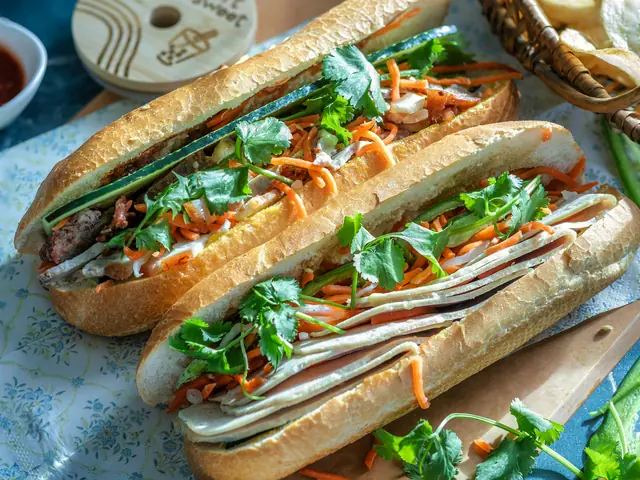
#> input picture site/img/food/banhmi.webp, 640 x 480 px, given in place of c2099e6a-image.jpg, which was not available
$ python make_gift_photos.py ../site/img/food
#> lines starting #> are read from the running program, lines starting #| are printed output that depends on the picture
#!/usr/bin/env python3
"""기념품 사진 만들기: 원본 사진을 16:9로 잘라 800x450 WebP로 저장합니다.

    python3 tools/make_gift_photos.py <원본 폴더>

PHOTOS 표의 (파일 이름, 기념품 id, 가로 초점, 세로 초점)을 바꾸면 자르는 위치가 바뀝니다.
초점은 0~1 사이 값이에요 (0.5 = 가운데). 새 사진을 넣으면 page.html의 GIFT_PHOTOS에도 id를 추가하세요.
"""
import pathlib
import sys

from PIL import Image, ImageOps

OUT = pathlib.Path(__file__).resolve().parent.parent / "site" / "img" / "gift"
W, H = 800, 450

PHOTOS = [
    ("c2099e6a-image.jpg", "coffee", 0.50, 0.40),
    ("f66279e1-image.jpg", "weasel", 0.50, 0.50),
    ("a1cb1db9-image.jpg", "lotustea", 0.50, 0.56),
    ("286b0510-image.jpg", "artichoke", 0.50, 0.56),
    ("23145a98-image.jpg", "driedfruit", 0.50, 0.50),
    ("7ddf6893-image.jpg", "cashew", 0.50, 0.50),
    ("2f371918-image.jpg", "coconutcandy", 0.50, 0.50),
    ("871335ef-image.jpg", "macadamia", 0.50, 0.46),
    ("3830f871-image.jpg", "fishsauce", 0.50, 0.44),
    ("8cfab248-image.jpg", "pepper", 0.50, 0.50),
    ("333a3efa-image.jpg", "noodles", 0.50, 0.50),
    ("c63c83e9-image.jpg", "lantern", 0.50, 0.50),
    ("4e53b542-image.jpg", "nonla", 0.50, 0.28),
    ("1433992d-image.jpg", "tailor", 0.50, 0.45),
    ("04b41453-image.jpg", "rattan", 0.50, 0.22),
]


def crop(im, fx, fy):
    w, h = im.size
    if w / h > W / H:
        cw, ch = round(h * W / H), h
    else:
        cw, ch = w, round(w * H / W)
    x = min(max(round(fx * w - cw / 2), 0), w - cw)
    y = min(max(round(fy * h - ch / 2), 0), h - ch)
    return im.crop((x, y, x + cw, y + ch))


def main(src):
#> called with src = '../site/img/food'
    OUT.mkdir(parents=True, exist_ok=True)
    for fname, gift, fx, fy in PHOTOS:
        im = ImageOps.exif_transpose(Image.open(pathlib.Path(src) / fname)).convert("RGB")
#> im is the input picture: PIL image 640x480 RGB; mean R, G, B 127, 127, 95.5
        im = crop(im, fx, fy).resize((W, H), Image.LANCZOS)
#> in crop, `return im.crop((x, y, x + cw, y + ch))`:
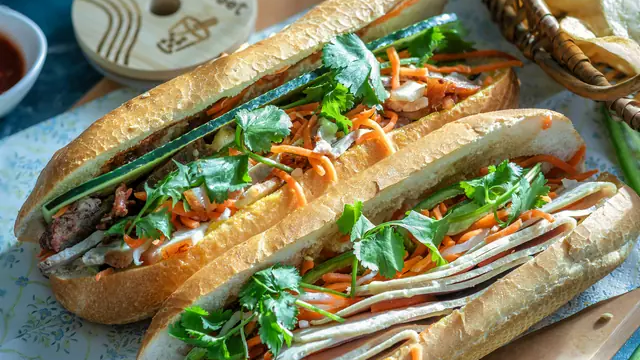
#> returned value: PIL image 640x360 RGB; mean R, G, B 130.7, 126.5, 92.5
#> im: PIL image 800x450 RGB
        out = OUT / f"{gift}.webp"
        im.save(out, "WEBP", quality=72, method=6)
        print(f"{gift:12s} {out.stat().st_size // 1024:3d} KB")
#> pass 2 of the loop in main, `for fname, gift, fx, fy in PHOTOS:`:
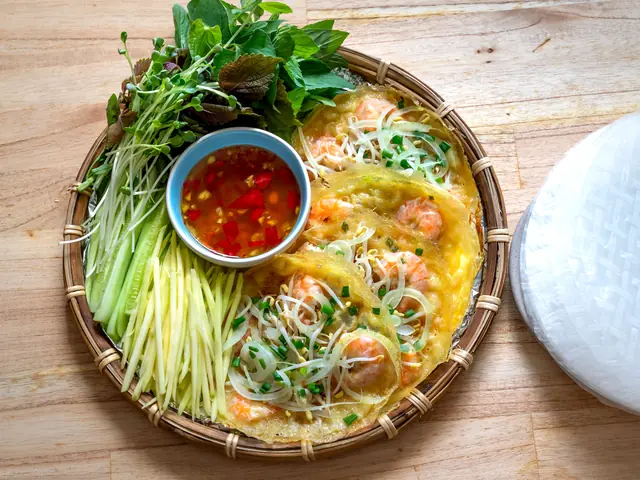
#> input picture site/img/food/banhxeo.webp, 640 x 480 px, given in place of f66279e1-image.jpg, which was not available
#> in main, im is the input picture: PIL image 640x480 RGB; mean R, G, B 169.2, 154.8, 118.5
#> in crop (call 2), `return im.crop((x, y, x + cw, y + ch))`:
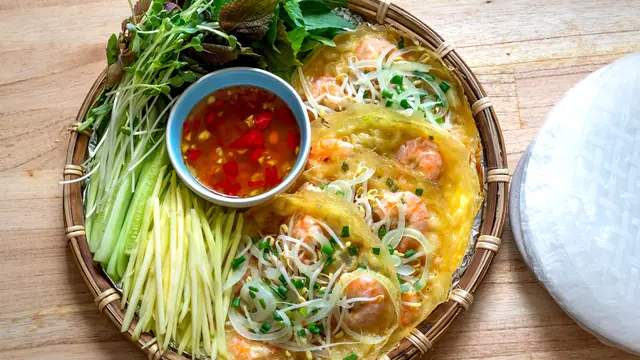
#> returned value: PIL image 640x360 RGB; mean R, G, B 170.1, 156, 116.9
#> im: PIL image 800x450 RGB


if __name__ == "__main__":
#> (the run stopped early here; a loop or call above may not have finished)
